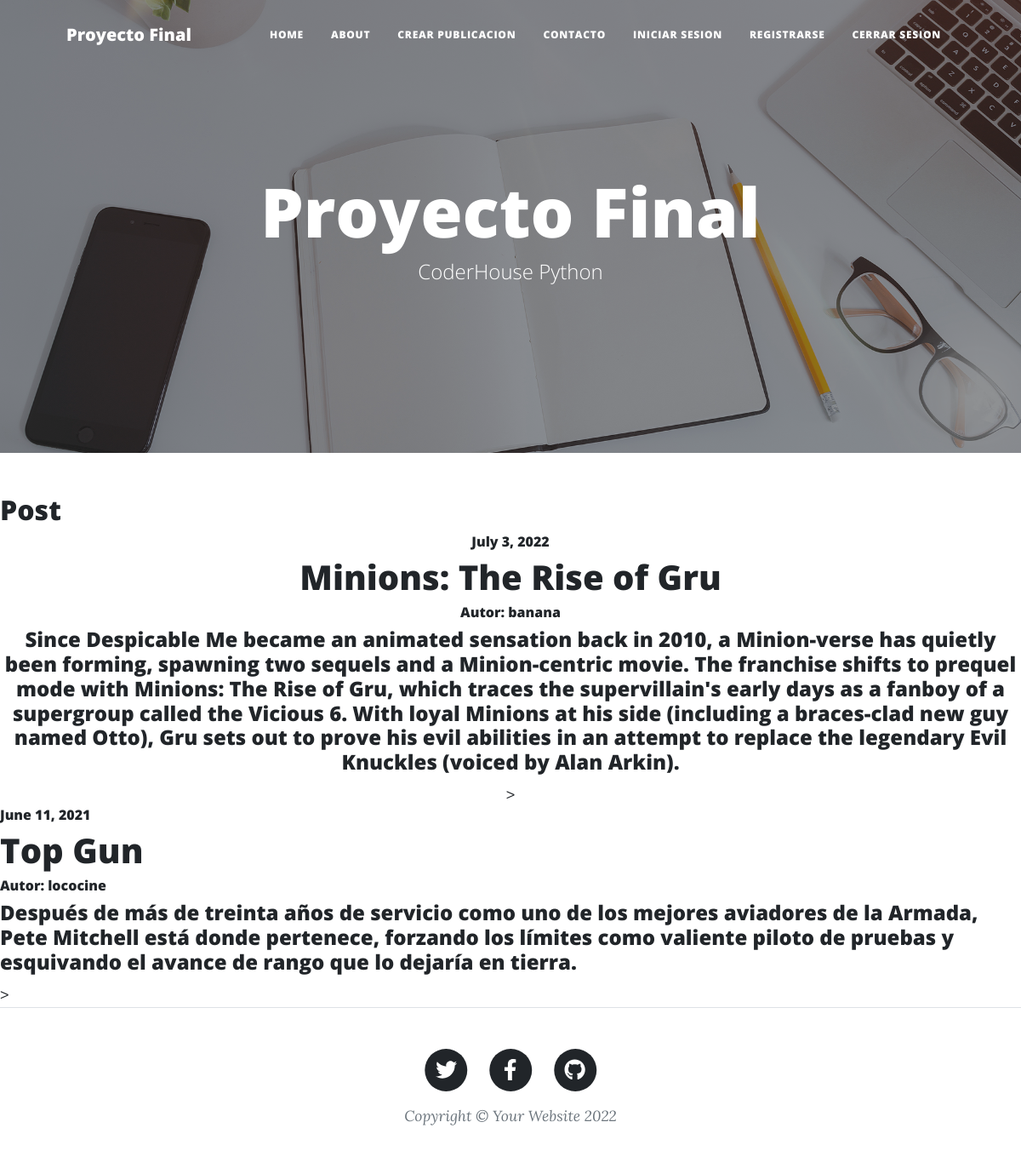
The app's page /, older data.
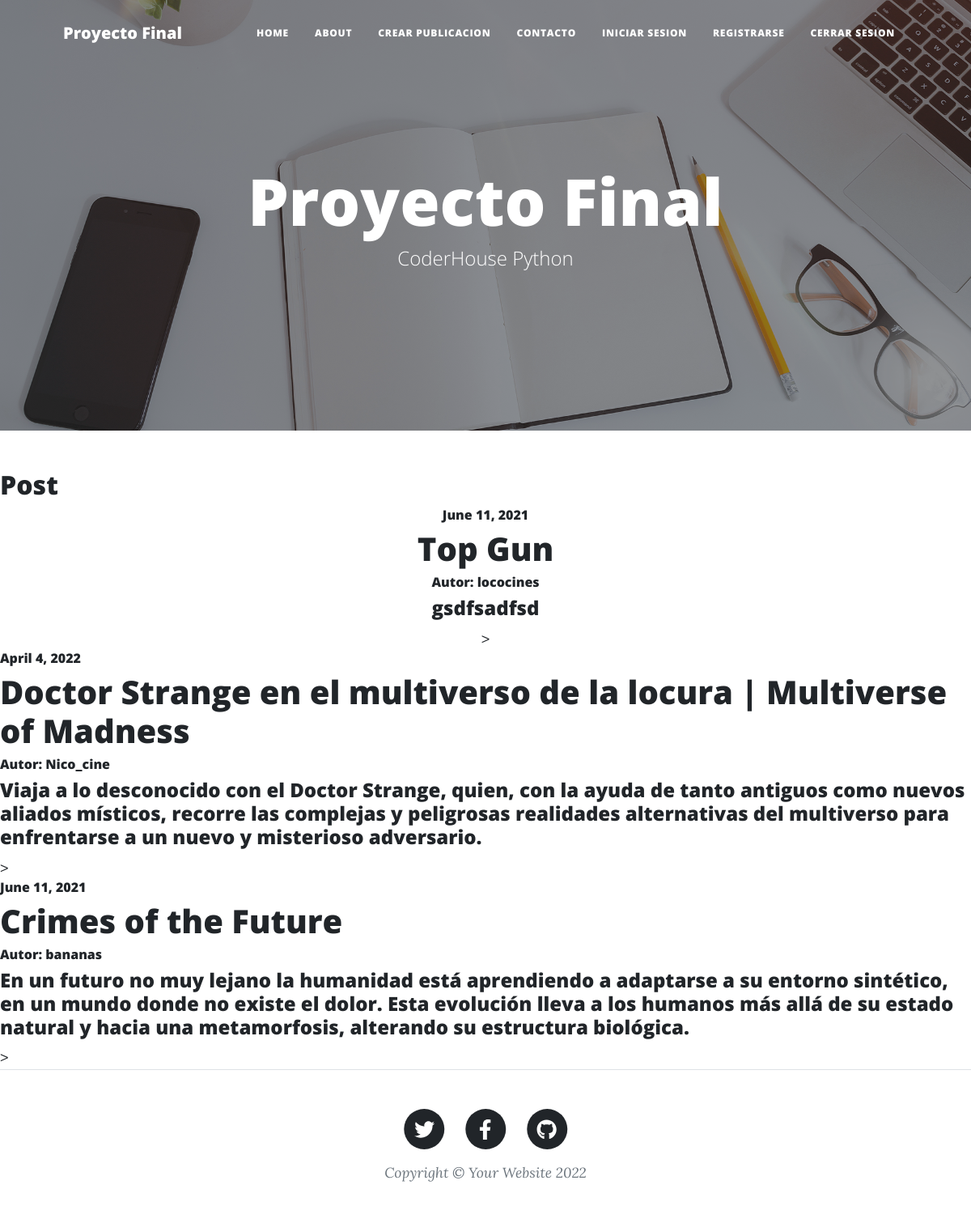
The same page, newer data.
### Blog/models.py (models this page shows, shortened)
class Posteo(models.Model):
    titulo  = models.CharField(max_length=100)
    fecha = models.DateField()
    texto = models.TextField()
    autor = models.CharField(max_length=50)

### Blog/views.py (the view)
# urls.py: path('' , views.inicio, name="Inicio"),
def inicio(request):
    posteos = Posteo.objects.all()
    data = {
        'posteo': posteos
    }
    return render(request, 'Blog/inicio.html',data)

### Blog/templates/Blog/inicio.html
{% extends 'Blog/padre.html' %}
{% load static %}
{% block contenidoQueCambia %}
<h2>Post</h2>
<table style="margin: 0 auto;">
<div class="posts"style="text-align:center;">
    {% for p in posteo%}
    <div class="posteos">
        <div class="contenedor_posteos">
            <div class="detalle">
                <h6>{{p.fecha}}</h6>
                <h1>{{p.titulo | capfirst}}</h1>
                <h6>Autor: {{p.autor}}</h6>
                <h4>{{p.texto}}</h4>>
            </div>
        </div>
    </div>
</div>
    {% endfor%}
{% endblock %}

### Blog/templates/Blog/padre.html (shortened to what this page needs)
<!DOCTYPE html>
<html lang="en">
    <head>
        {% load static %}
        <link href="{% static 'Blog/css/styles.css' %}" rel="stylesheet" />
    </head>
    <body>
        <nav class="navbar navbar-expand-lg navbar-light" id="mainNav">
            <div class="container px-4 px-lg-5">
                <a class="navbar-brand" href="index.html">Proyecto Final</a>
                <div class="collapse navbar-collapse" id="navbarResponsive">
                    <ul class="navbar-nav ms-auto py-4 py-lg-0">
                        <li class="nav-item"><a class="nav-link px-lg-3 py-3 py-lg-4" href="{% url 'Inicio' %}">Home</a></li>
                        <li class="nav-item"><a class="nav-link px-lg-3 py-3 py-lg-4" href="about.html">About</a></li>
                        <li class="nav-item"><a class="nav-link px-lg-3 py-3 py-lg-4" href="{% url 'Agregar_post' %}">Crear Publicacion</a></li>
                        <li class="nav-item"><a class="nav-link px-lg-3 py-3 py-lg-4" href="{% url 'Contacto' %}">Contacto</a></li>
                        <li class="nav-item"><a class="nav-link px-lg-3 py-3 py-lg-4" href="{% url 'Login' %}">Iniciar Sesion</a></li>
                        <li class="nav-item"><a class="nav-link px-lg-3 py-3 py-lg-4" href="{% url 'Register' %}">Registrarse</a></li>
                        <li class="nav-item"><a class="nav-link px-lg-3 py-3 py-lg-4" href="{% url 'Logout' %}">Cerrar Sesion</a></li>
                    </ul>
                </div>
            </div>
        </nav>
        <header class="masthead" style="background-image: url('assets/img/home-bg.jpg')">
            <div class="container position-relative px-4 px-lg-5">
                <div class="row gx-4 gx-lg-5 justify-content-center">
                    <div class="col-md-10 col-lg-8 col-xl-7">
                        <div class="site-heading">
                            <h1>Proyecto Final</h1>
                            <span class="subheading">CoderHouse Python</span>
                        </div>
                    </div>
                </div>
            </div>
        </header>
        {% block contenidoQueCambia %}{% endblock %}
        <footer class="border-top">
            <div class="container px-4 px-lg-5">
                <div class="row gx-4 gx-lg-5 justify-content-center">
                    <div class="col-md-10 col-lg-8 col-xl-7">
                        <ul class="list-inline text-center">
                            <li class="list-inline-item">
                                <a href="#!">
                                    <span class="fa-stack fa-lg">
                                        <i class="fas fa-circle fa-stack-2x"></i>
                                        <i class="fab fa-twitter fa-stack-1x fa-inverse"></i>
                                    </span>
                                </a>
                            </li>
                            <li class="list-inline-item">
                                <a href="#!">
                                    <span class="fa-stack fa-lg">
                                        <i class="fas fa-circle fa-stack-2x"></i>
                                        <i class="fab fa-facebook-f fa-stack-1x fa-inverse"></i>
                                    </span>
                                </a>
                            </li>
                            <li class="list-inline-item">
                                <a href="#!">
                                    <span class="fa-stack fa-lg">
                                        <i class="fas fa-circle fa-stack-2x"></i>
                                        <i class="fab fa-github fa-stack-1x fa-inverse"></i>
                                    </span>
                                </a>
                            </li>
                        </ul>
                        <div class="small text-center text-muted fst-italic">Copyright &copy; Your Website 2022</div>
                    </div>
                </div>
            </div>
        </footer>
    </body>
</html>

Row changes from the older to the newer data that the page shows:
removed Posteo: fecha "July 3, 2022", titulo "Minions: The Rise of Gru", autor "banana", texto "Since Despicable Me became an animated sensation back in 2010, a Minion-verse has quietly been forming, spawning two sequels and a Minion-centric movie. The franchise shifts to prequel mode with Minions: The Rise of Gru, which traces the supervillain's early days as a fanboy of a supergroup called the Vicious 6. With loyal Minions at his side (including a braces-clad new guy named Otto), Gru sets out to prove his evil abilities in an attempt to replace the legendary Evil Knuckles (voiced by Alan Arkin)."
removed Posteo: fecha "June 11, 2021", titulo "Top Gun", autor "lococine", texto "Después de más de treinta años de servicio como uno de los mejores aviadores de la Armada, Pete Mitchell está donde pertenece, forzando los límites como valiente piloto de pruebas y esquivando el avance de rango que lo dejaría en tierra."
added Posteo: fecha "June 11, 2021", titulo "Top Gun", autor "lococines", texto "gsdfsadfsd"
added Posteo: fecha "April 4, 2022", titulo "Doctor Strange en el multiverso de la locura | Multiverse of Madness", autor "Nico_cine", texto "Viaja a lo desconocido con el Doctor Strange, quien, con la ayuda de tanto antiguos como nuevos aliados místicos, recorre las complejas y peligrosas realidades alternativas del multiverso para enfrentarse a un nuevo y misterioso adversario."
added Posteo: fecha "June 11, 2021", titulo "Crimes of the Future", autor "bananas", texto "En un futuro no muy lejano la humanidad está aprendiendo a adaptarse a su entorno sintético, en un mundo donde no existe el dolor. Esta evolución lleva a los humanos más allá de su estado natural y hacia una metamorfosis, alterando su estructura biológica."
